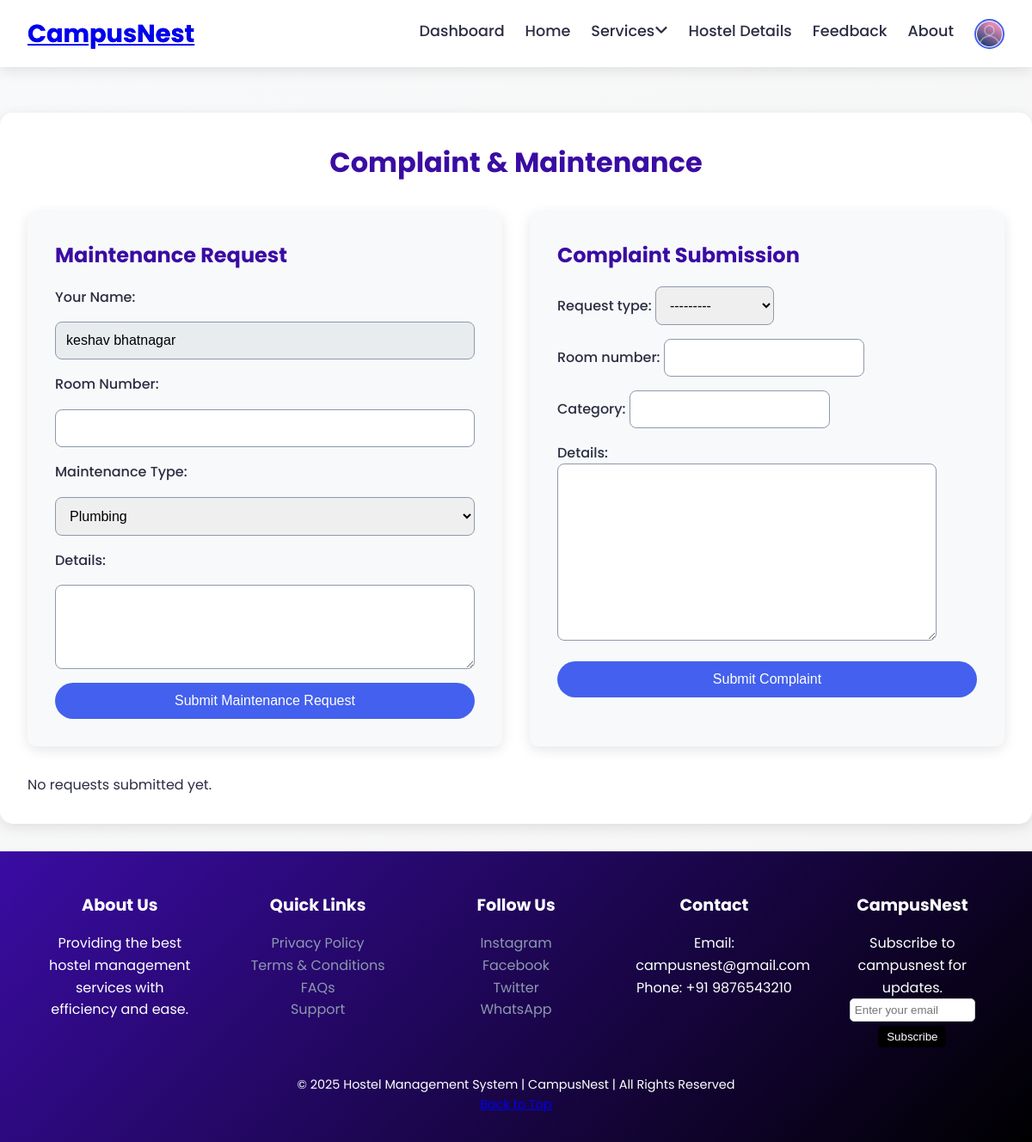
The page /complaint/ (signed in) on the database as committed earlier.
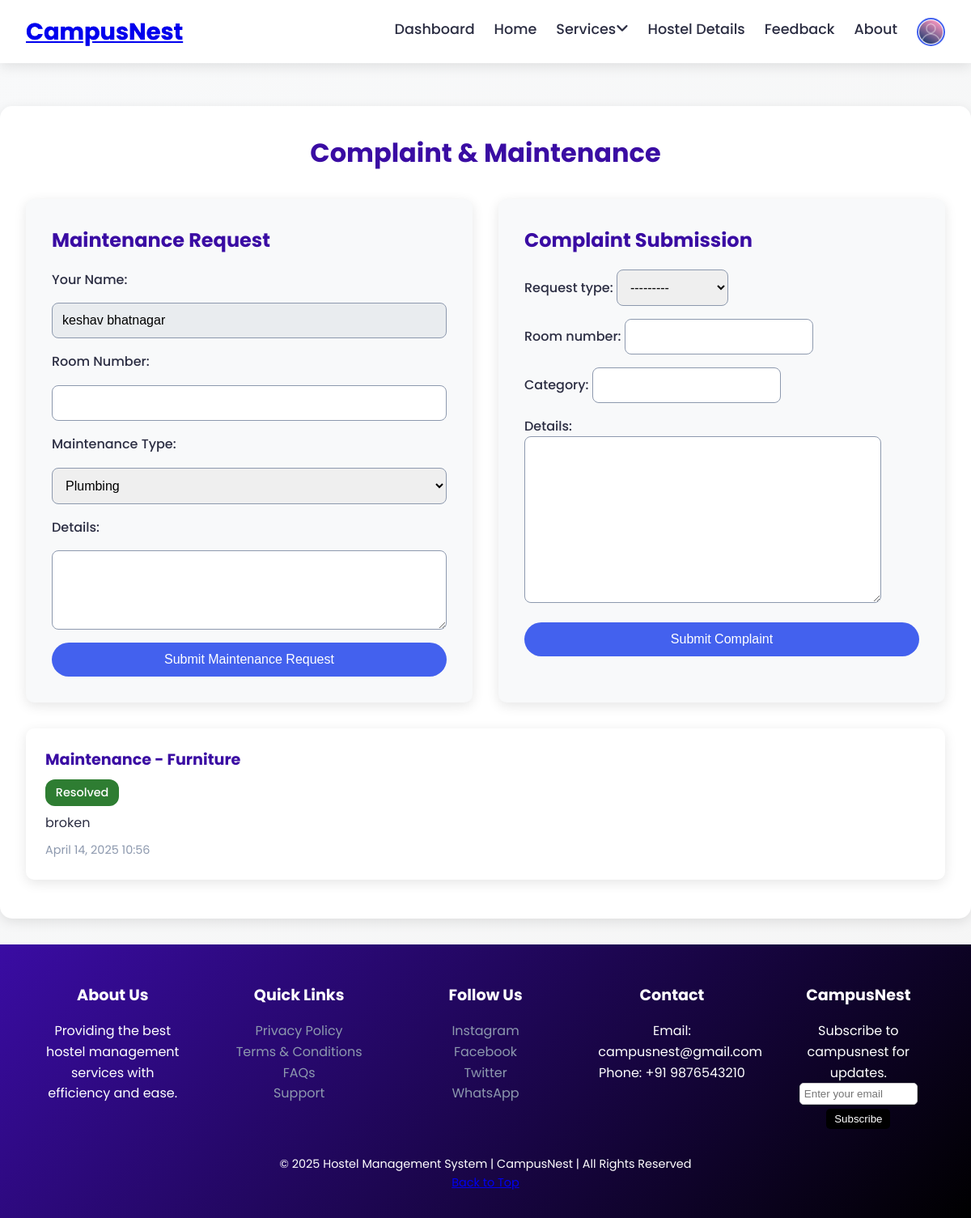
The same page on the database as committed later.
### Hostels/models.py (models this page shows, shortened)
class CustomUser(AbstractUser):
    username = None  # Remove username field
    email = models.EmailField(unique=True)
    roll_number = models.CharField(max_length=20, blank=True, null=True,unique=True)  # Optional field
    USERNAME_FIELD = 'email'
    REQUIRED_FIELDS = ['first_name', 'last_name']  # roll_number is optional
    objects = CustomUserManager()

class ComplaintMaintenance(models.Model):
    REQUEST_TYPES = (
        ('complaint', 'Complaint'),
        ('maintenance', 'Maintenance'),
    )
    user = models.ForeignKey(CustomUser, on_delete=models.CASCADE)
    request_type = models.CharField(max_length=20, choices=REQUEST_TYPES)
    room_number = models.CharField(max_length=10)
    category = models.CharField(max_length=50)
    details = models.TextField()
    status = models.CharField(max_length=20, default='pending', choices=(('pending', 'Pending'), ('resolved', 'Resolved')))
    created_at = models.DateTimeField(auto_now_add=True)

### Hostels/views.py (the view)
# urls.py: path('complaint/', views.complaint_maintenance, name='complaint_maintenance'),
@login_required
def complaint_maintenance(request):
    if request.method == 'POST':
        form = ComplaintMaintenanceForm(request.POST)
        if form.is_valid():
            complaint = form.save(commit=False)
            complaint.user = request.user
            complaint.save()
            messages.success(request, 'Your request has been submitted!')
            return redirect('complaint_maintenance')
    else:
        form = ComplaintMaintenanceForm()
    requests = ComplaintMaintenance.objects.filter(user=request.user)
    return render(request, 'Rooms_complaint_and_maintenance.html', {
        'form': form,
        'requests': requests
    })

### Hostels/forms.py
class ComplaintMaintenanceForm(forms.ModelForm):
    class Meta:
        model = ComplaintMaintenance
        fields = ['request_type', 'room_number', 'category', 'details']

### Hostels/templates/Rooms_complaint_and_maintenance.html (shortened to what this page needs)
{% extends 'Rooms_base.html' %}
{% load static %}
{% block content %}
<link rel="stylesheet" href="{% static 'css/Rooms_complaint_and_maintainance.css' %}">
<div class="container">
    <h2>Complaint & Maintenance</h2>
    <div id="upper_container">
        <div class="section">
            <h3>Maintenance Request</h3>
            <form method="POST" action="{% url 'complaint_maintenance' %}">
                <label for="name">Your Name:</label>
                <input type="text" name="name" value="{{ user.get_full_name }}" required readonly>
                <label for="room_number">Room Number:</label>
                <input type="text" name="room_number" required>
                <label for="category">Maintenance Type:</label>
                <select name="category" required>
                    <option value="Plumbing">Plumbing</option>
                </select>
                <label for="details">Details:</label>
                <textarea name="details" rows="4" required></textarea>
                <button type="submit">Submit Maintenance Request</button>
            </form>
        </div>
        <div class="section">
            <h3>Complaint Submission</h3>
            <form method="POST" action="{% url 'complaint_maintenance' %}">
                {{ form.as_p }}
                <button type="submit">Submit Complaint</button>
            </form>
        </div>
    </div>
    <div class="requests-list">
        {% for req in requests %}
        <div class="request-card">
            <h4>{{ req.get_request_type_display }} - {{ req.category }}</h4>
            <p>
                <span class="status status-{{ req.status|lower }}" aria-label="Status: {{ req.status|title }}">
                    {{ req.status|title }}
                </span>
            </p>
            <p>{{ req.details }}</p>
            <small>{{ req.created_at|date:"F d, Y H:i" }}</small>
        </div>
        {% empty %}
        <p>No requests submitted yet.</p>
        {% endfor %}
    </div>
</div>
{% endblock %}

### Hostels/templates/Rooms_base.html (shortened to what this page needs)
{% load static %}
<!DOCTYPE html>
<html lang="en">
<head>
    <link rel="stylesheet" href="https://cdnjs.cloudflare.com/ajax/libs/font-awesome/6.5.1/css/all.min.css">
<link rel="stylesheet" href="https://cdnjs.cloudflare.com/ajax/libs/font-awesome/5.15.4/css/all.min.css">
    <link rel="stylesheet" href="{% static 'css/Rooms_base.css' %}">
</head>
<body>
    <div class="navbar" id="navbar">
        <div class="logo">
            <a href="{% url 'index' %}" class="logo-link">CampusNest</a>
        </div>
        <div class="nav-links">
            {% if user.is_authenticated and user.is_staff %}
            <a href="{%url 'admin_dashboard'%}">Dashboard</a>
            {% endif %}
            <a href="{% url 'index' %}">Home</a>
            <div class="dropdown">
                <a href="#">Services<i class="fa-solid fa-angle-down"></i></a>
            </div>
            <a href="{% url 'hostel_details' %}">Hostel Details</a>
            <a href="{% url 'feedback' %}">Feedback</a>
            <a href="{% url 'about' %}">About</a>
            {% if user.is_authenticated %}
            <a href="{% url 'profiles' %}">
                <div class="profile-circle">
                    {% if user.student_profile.profile_picture %}
                        <img src="{{ user.student_profile.profile_picture.url }}" alt="Profile Picture">
                    {% else %}
                        <img src="../static/images/profile.png" alt="Profile Picture">
                    {% endif %}
                </div>
            </a>
            {% else %}
            <a href="{% url 'login' %}">Login</a>
            {% endif %}
        </div>
    </div>
    <br><br>
    {% block content %}
    {% endblock %}
    <footer class="footer">
        <div class="footer-container">
            <div class="footer-section">
                <h3>About Us</h3>
                <p>Providing the best hostel management services with efficiency and ease.</p>
            </div>
            <div class="footer-section">
                <h3>Quick Links</h3>
                <ul>
                    <li><a href="#">Privacy Policy</a></li>
                    <li><a href="#">Terms & Conditions</a></li>
                    <li><a href="#">FAQs</a></li>
                    <li><a href="#">Support</a></li>
                </ul>
            </div>
            <div class="footer-section">
                <h3>Follow Us</h3>
                <ul>
                    <li><a href="#">Instagram</a></li>
                    <li><a href="#">Facebook</a></li>
                    <li><a href="#">Twitter</a></li>
                    <li><a href="#">WhatsApp</a></li>
                </ul>
            </div>
            <div class="footer-section">
                <h3>Contact</h3>
                <p>Email: campusnest@gmail.com</p>
                <p>Phone: +91 9876543210</p>
            </div>
            <div class="footer-section">
                <h3>CampusNest</h3>
                <p>Subscribe to campusnest for updates.</p>
                <input type="email" placeholder="Enter your email"
                    style="padding: 5px; width: 80%; border-radius: 5px; border: 1px solid #ccc;">
                <button
                    style="padding: 5px 10px; margin-top: 5px; border: none; background: black; color: white; border-radius: 5px; cursor: pointer;">Subscribe</button>
            </div>
        </div>
        <div class="footer-bottom">
            <p>&copy; 2025 Hostel Management System | CampusNest | All Rights Reserved</p>
            <p><a href="#top" class="back-to-top">Back to Top</a></p>
        </div>
    </footer>
</body>
</html>

### Hostels/static/css/Rooms_base.css (style rules this page uses)
:root { --primary: #4361ee; --secondary: #3a0ca3; --accent: #f72585; --success: #4CAF50; --warning: #FFD700; --danger: #d9534f; --text-dark: #2b2d42; --text-light: #8d99ae; --white: #ffffff; --light-bg: #f8f9fa; --shadow: 0 4px 15px rgba(0, 0, 0, 0.1); --shadow-hover: 0 8px 25px rgba(0, 0, 0, 0.2); --transition: all 0.3s ease; }
* { margin: 0; padding: 0; box-sizing: border-box; }
body { font-family: 'Poppins', sans-serif; background: linear-gradient(135deg, var(--light-bg), #f5f5f5); color: var(--text-dark); line-height: 1.6; }
h1, h2, h3, h4, h5 { font-weight: 700; }
.navbar { position: fixed; top: 0; width: 100%; display: flex; justify-content: space-between; align-items: center; background: rgba(255, 255, 255, 0.95); backdrop-filter: blur(10px); box-shadow: var(--shadow); padding: 1rem 2rem; z-index: 99; transition: var(--transition); }
.logo { font-size: 1.8rem; font-weight: 700; background: none; background-clip: text; -webkit-background-clip: text; color: transparent; background-image: linear-gradient(to right, var(--primary), var(--secondary)); }
.nav-links { display: flex; gap: 1.5rem; }
.nav-links a { text-decoration: none; font-size: 1.1rem; font-weight: 500; color: var(--text-dark); position: relative; transition: var(--transition); }
.nav-links a::after { content: ''; position: absolute; width: 0; height: 2px; bottom: -5px; left: 0; background: var(--accent); transition: width 0.3s ease; }
.dropdown { position: relative; }
.profile-circle { width: 35px; height: 35px; border-radius: 50%; overflow: hidden; border: 2px solid var(--primary); transition: var(--transition); }
.profile-circle img { width: 100%; height: 100%; object-fit: cover; }
.footer { background: linear-gradient(135deg, var(--secondary), #000); color: var(--white); padding: 2rem; text-align: center; }
.footer-container { display: flex; flex-wrap: wrap; justify-content: space-around; gap: 1rem; }
.footer-section { flex: 1; min-width: 150px; padding: 1rem; }
.footer-section h3 { font-size: 1.2rem; margin-bottom: 1rem; color: var(--white); }
.footer-section ul { list-style: none; }
.footer-section ul li a { color: var(--text-light); text-decoration: none; transition: var(--transition); }
.footer-bottom { margin-top: 1rem; font-size: 0.9rem; }

Rows that differ between the two databases and show on the page:
added ComplaintMaintenance: request_type "Maintenance", category "Furniture", status "Resolved", details "broken", created_at "April 14, 2025 10:56"
Other text that changed with them:
text no longer shown: "No requests submitted yet."
